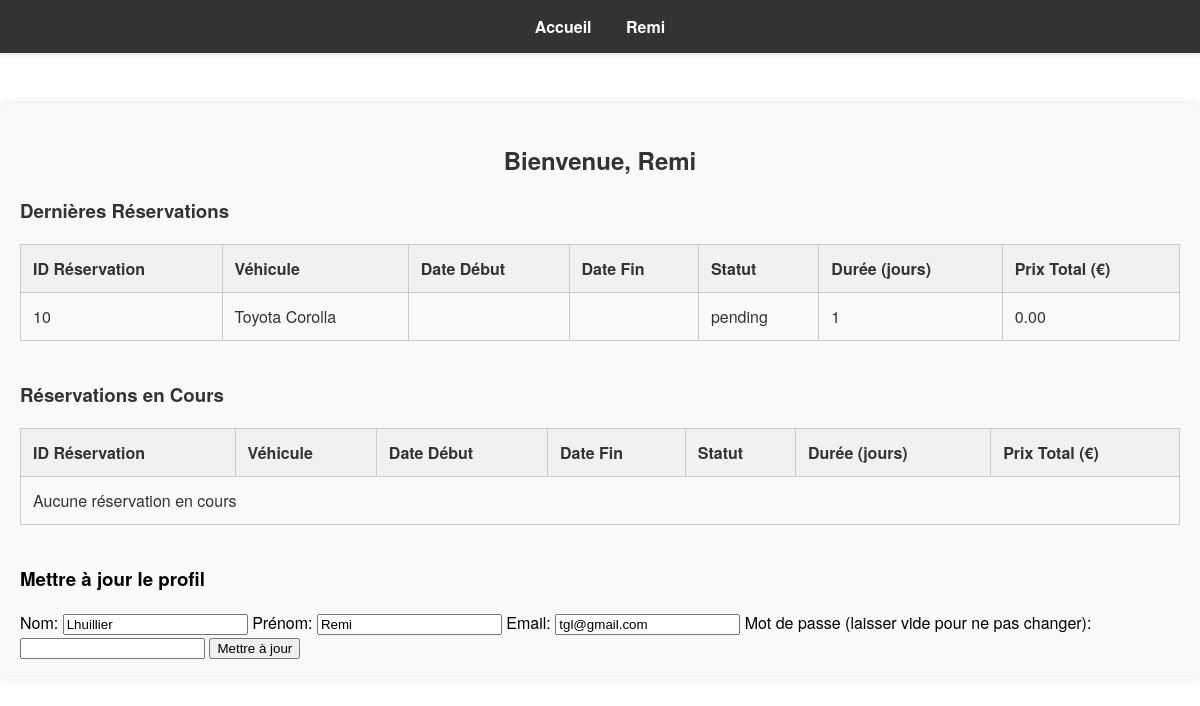
The page /client.php (signed in) on the database as committed earlier.
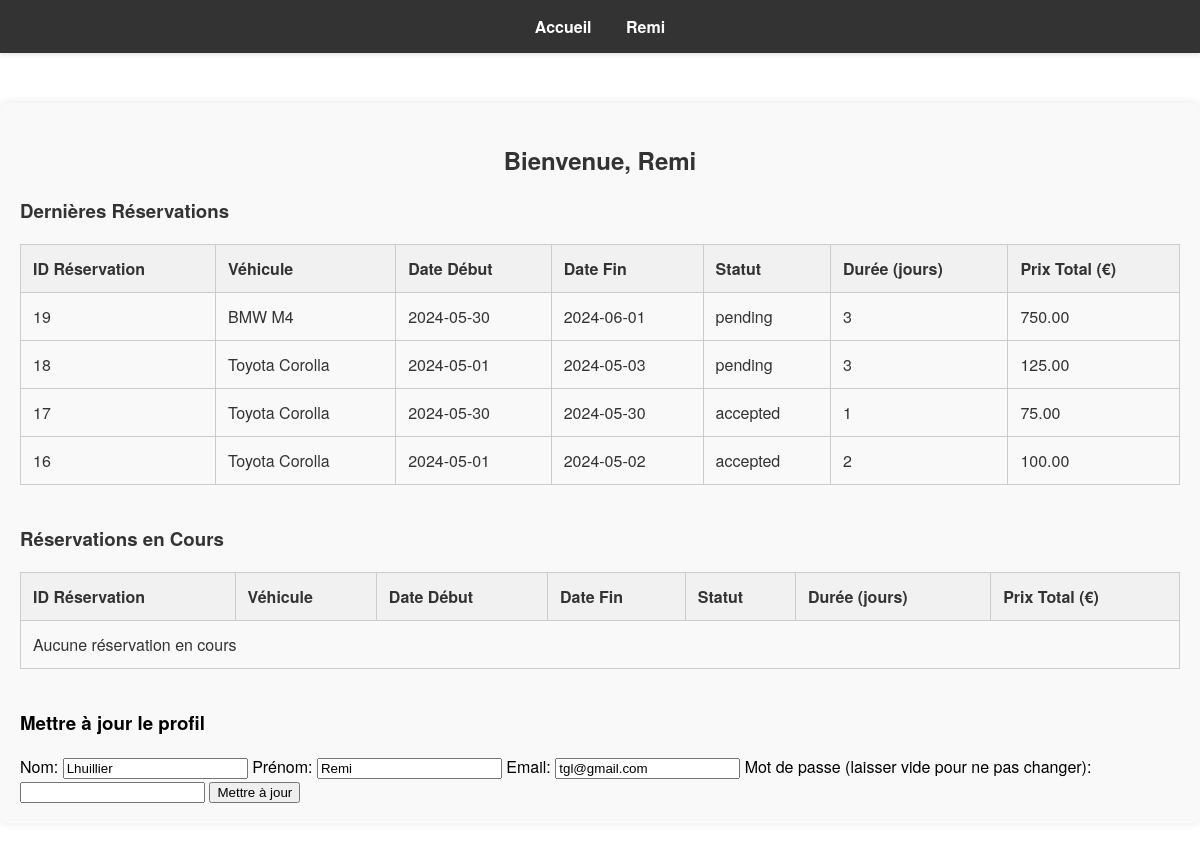
The same page on the database as committed later.
### tables this page shows
CREATE TABLE `reservations` (
  `id` int(11) NOT NULL,
  `id_client` int(11) DEFAULT NULL,
  `immatriculation` varchar(16) DEFAULT NULL,
  `kilometres` int(11) DEFAULT NULL,
  `days` int(11) NOT NULL,
  `total_price` decimal(10,2) NOT NULL,
  `status` enum('pending','accepted','rejected') DEFAULT 'pending',
  `start_date` date DEFAULT NULL,
  `end_date` date DEFAULT NULL
);

CREATE TABLE `marques` (
  `id_marque` int(11) NOT NULL,
  `marque` varchar(256) NOT NULL
);

CREATE TABLE `modeles` (
  `id_modele` int(11) NOT NULL,
  `modele` varchar(256) NOT NULL
);

### client.php (the view, shortened to what the changed rows need)
<?php
$conn = new mysqli("localhost", "root", "", "locauto");
$user_id = $_SESSION['user_id'];
$sql_latest = "SELECT r.id, v.immatriculation, m.marque, mo.modele, r.start_date, r.end_date, r.status, r.days, r.total_price
               FROM reservations r
               JOIN voitures v ON r.immatriculation = v.immatriculation
               JOIN marques m ON v.id_marque = m.id_marque
               JOIN modeles mo ON v.id_modele = mo.id_modele
               WHERE r.id_client = '$user_id'
               ORDER BY r.id DESC
               LIMIT 5";
$result_latest = $conn->query($sql_latest);
?>
<!DOCTYPE html>
<html lang="fr">
<head>
    <link rel="stylesheet" href="CSS/client.css">
</head>
<body>
    <div class="client-dashboard">
        <h2>Bienvenue, <?php echo $_SESSION['username']; ?></h2>
        <div class="reservations-section">
            <table class="reservations-table">
                <thead>
                    <tr>
                        <th>ID Réservation</th>
                        <th>Véhicule</th>
                        <th>Date Début</th>
                        <th>Date Fin</th>
                        <th>Statut</th>
                        <th>Durée (jours)</th>
                        <th>Prix Total (€)</th>
                    </tr>
                </thead>
                <tbody>
                    <?php
                    if ($result_latest->num_rows > 0) {
                        while ($row = $result_latest->fetch_assoc()) {
                            echo "<tr>
                                    <td>{$row['id']}</td>
                                    <td>{$row['marque']} {$row['modele']}</td>
                                    <td>{$row['start_date']}</td>
                                    <td>{$row['end_date']}</td>
                                    <td>{$row['status']}</td>
                                    <td>{$row['days']}</td>
                                    <td>{$row['total_price']}</td>
                                  </tr>";
                        }
                    } else {
                        echo "<tr><td colspan='7'>Aucune réservation récente</td></tr>";
                    }
                    ?>
                </tbody>
            </table>
        </div>
        <div class="current-reservations-section">
            <table class="reservations-table">
                <thead>
                    <tr>
                        <th>ID Réservation</th>
                        <th>Véhicule</th>
                        <th>Date Début</th>
                        <th>Date Fin</th>
                        <th>Statut</th>
                        <th>Durée (jours)</th>
                        <th>Prix Total (€)</th>
                    </tr>
                </thead>
            </table>
        </div>
    </div>
</body>
</html>

Rows that differ between the two databases and show on the page:
removed reservations: id "10", marques.marque "Toyota", modeles.modele "Corolla", status "pending", days "1", total_price "0.00"
added reservations: id "19", marques.marque "BMW", modeles.modele "M4", start_date "2024-05-30", end_date "2024-06-01", status "pending", days "3", total_price "750.00"
added reservations: id "18", marques.marque "Toyota", modeles.modele "Corolla", start_date "2024-05-01", end_date "2024-05-03", status "pending", days "3", total_price "125.00"
added reservations: id "17", marques.marque "Toyota", modeles.modele "Corolla", start_date "2024-05-30", end_date "2024-05-30", status "accepted", days "1", total_price "75.00"
added reservations: id "16", marques.marque "Toyota", modeles.modele "Corolla", start_date "2024-05-01", end_date "2024-05-02", status "accepted", days "2", total_price "100.00"
